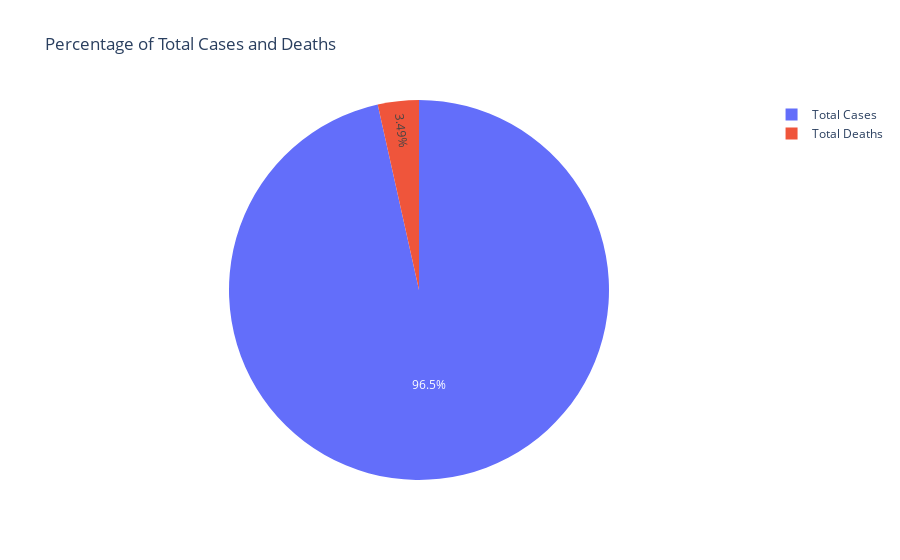

This figure's notebook cell:
### Code cell
# Percentage of Total Cases and Deaths
cases = data["Total Cases"].sum()
deceased = data["Total Deaths"].sum()

labels = ["Total Cases", "Total Deaths"]
values = [cases, deceased]

fig = px.pie(data, values=values, names=labels, 
             title='Percentage of Total Cases and Deaths')
fig.show()

### Figure 1 — Plotly figure (JSON) as saved in the notebook; plotly's stock layout.template omitted (floating-point values rounded to 4 significant figures)
{"data": [{"domain": {"x": [0, 1], "y": [0, 1]}, "hovertemplate": "label=%{label}<br>value=%{value}<extra></extra>", "labels": ["Total Cases", "Total Deaths"], "legendgroup": "", "name": "", "showlegend": true, "type": "pie", "values": [2118373473, 76566940]}], "layout": {"legend": {"tracegroupgap": 0}, "title": {"text": "Percentage of Total Cases and Deaths"}}}
